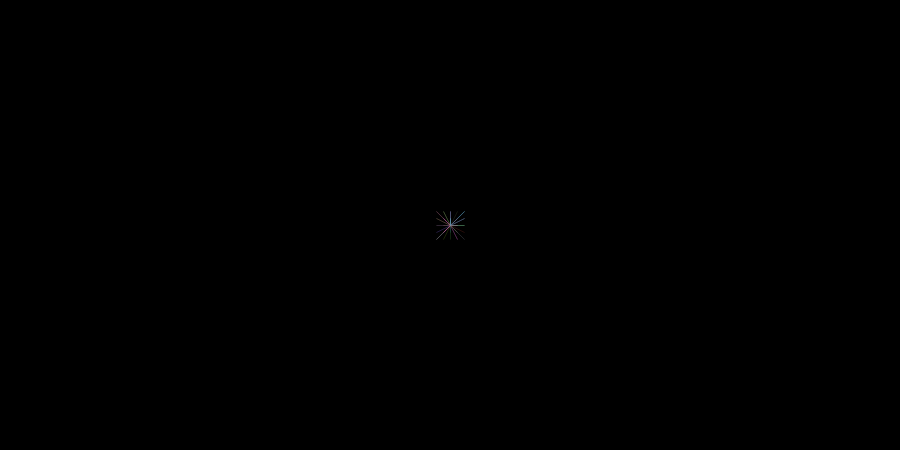
Frame 1 (no input)
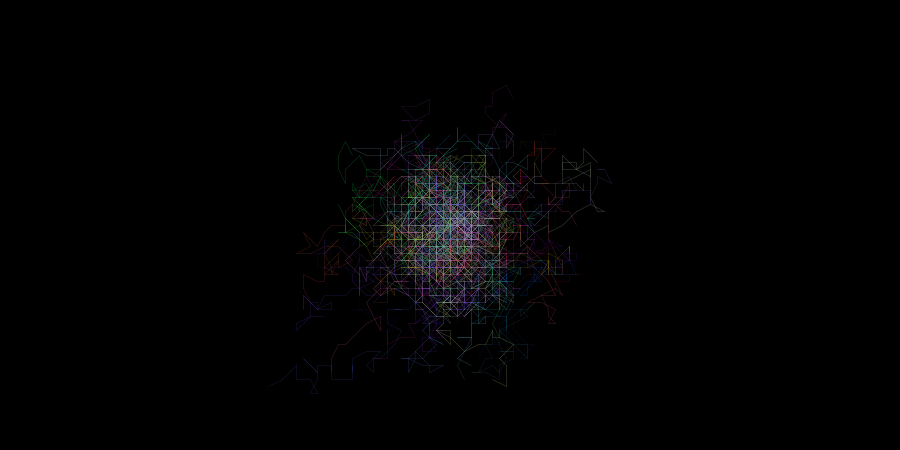
Frame 60 (the mouse pressed at the canvas centre just before this capture)
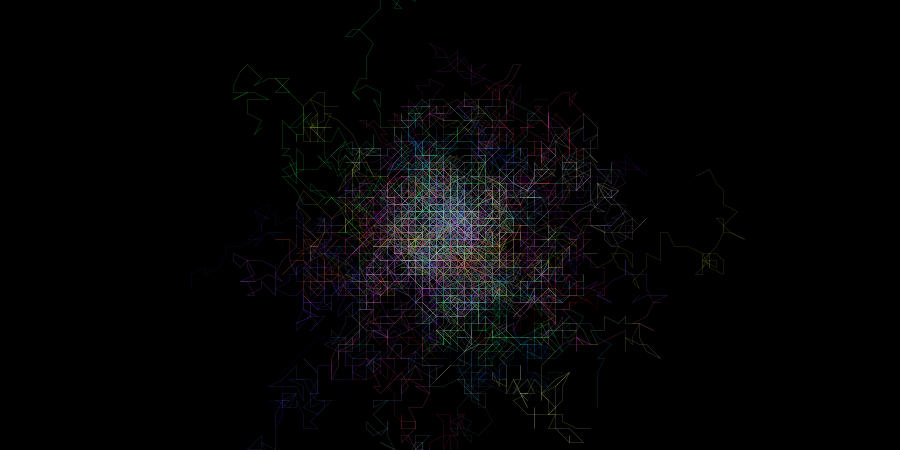
Frame 120 (the mouse held since frame 60 and released just before this capture)

The Processing sketch that drew these frames (run headless with seeded random() and noise(); from frame 60 on, the mouse is pressed at the canvas centre):

// Processing sketch: processing_110721
// ── processing_110721.pde

//Unknown, Incomprehensible, 
//whateíer you choose to call it, call; 
//But leave it vague as airy space, dark in its darkness 
//mystical
//Richard Francis Burton

//100 drunken lines

//Tande Campos, Belo Horizonte, setembro 2013



int[] px=new int[100];  //declare arrays
int[] py= new int[100];
color[] cor = new color[100];


void setup() {
  frameRate(10);
  size(900,450);
  background(0);

  for (int i = 0; i<100; i++) {  
    px[i]=width/2;
    py[i]=height/2;
    cor[i]= color(random(255), random(255), random(255),150);  
  }
  smooth();
}


void draw( ) {
  strokeWeight(.25);
  for (int i = 0; i<100; i++) {
    stroke(cor[i]);
    int npx, npy;
    npx = px[i] + 7*int(random(-3, 3));  // next point
    npy = py[i] + 7*int(random(-3, 3));  
    line(px[i], py[i], npx, npy);

    px[i]=npx;    
    py[i]=npy;
  }
}


void keyPressed() {
  if (key=='s') save("andador_"+int(random(50))+".png");
}
